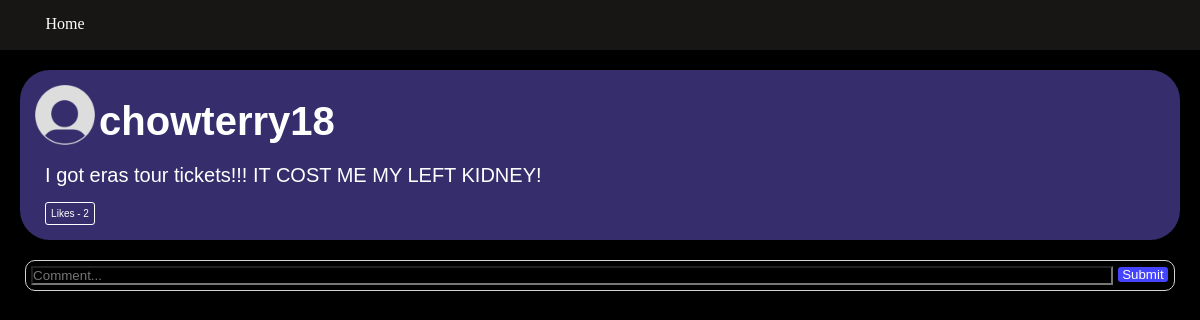
The app's page /twitter/post/4 (signed in), older data.
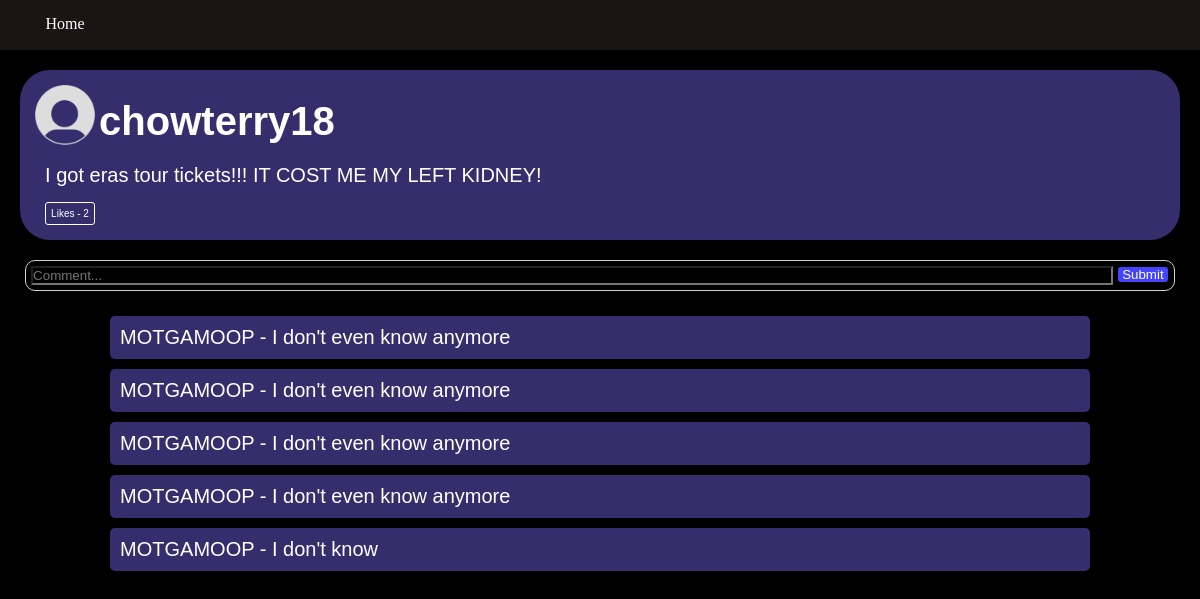
The same page, newer data.
### twitter/models.py (models this page shows)
class Comment(models.Model):
    text = models.CharField(max_length = 200)
    pub_date = models.DateTimeField("date published")
    user = models.ForeignKey(User2, on_delete=models.CASCADE)
    likes = models.IntegerField(default = 0)
    comments = models.IntegerField(default = 0)
    post = models.ForeignKey(Post, on_delete=models.CASCADE)

class User2(models.Model):
    username = models.CharField(max_length = 200)
    password = models.CharField(max_length = 200, default = "password")
    profile_picture = models.ImageField(upload_to = "media/twitter/", default = "static/twitter/default.png")
    def __str__(self):
        return self.username

### twitter/views.py (the view, shortened to what this page needs)
# urls.py: path("post/<int:pk>", views.PostView, name="post"),
def PostView(request, pk):
    tempPost = get_object_or_404(Post, pk=pk)
    user = get_object_or_404(User2, username=request.user.username)
    liked = False
    own = False
    if tempPost.likedBy.filter(username=user.username).exists():
        liked = True
    if tempPost.user.username == user.username:
        own = True
    context = {"post": tempPost, "liked": liked, "own": own}
    return render(request, 'twitter/post.html', context)

### twitter/models.py (called while the page is built)
    def getComments(self):
        return Comment.objects.filter(post = self)

### twitter/templates/twitter/post.html (shortened to what this page needs)
<!DOCTYPE html>
<html lang="en">
<head>
    {% load static %}
    <link rel = "stylesheet" href = "{% static 'twitter/css/post.css' %}">
</head>
<body>
    <div class="navbar">
        <a href = "{% url 'home' %}"><div class = "homebutton"> Home </div></a>
    </div>
    {% if post %}
        <div class="post">
            <img src = "{% static 'twitter/images/default.png' %}", width = 60px, height = 60px>
            <a href = "{% url 'profile' username=post.user %}"><h2>{{post.user}}</h2></a>
            <br>
            <span>{{post.text}}</span>
            <form action="{% url 'likepost' pk=post.pk %}" method="POST">
                {% if liked %}
                    <button type="submit" class = "poststatsliked">
                        Likes - {{post.likes}}
                    </button>
                {% else %}
                    <button type="submit" class = "poststats">
                        Likes - {{post.likes}}
                    </button>
                {% endif %}
            </form>
        </div>
        <form action = "/twitter/post/{{post.pk}}" method = "post" class = "commentsub">
            <button class = "subbutton" type="submit">Submit</button>
            <span class = "idk"><input type = "text" id = "comment" name = "comment" placeholder = "Comment..."></span>
        </form>
        {% for x in post.getComments %}
            <div class = "comment">
                <span class = "commenttext">
                    <a href = "{% url 'profile' username=x.user %}">{{x.user}}</a> - {{x.text}}
                </span>
            </div>
        {% endfor %}
    {% else %}
        <p>No Post Available</p>
    {% endif %}
</body>
</html>

Row changes from the older to the newer data that the page shows:
added Comment: user "MOTGAMOOP", text "I don't even know anymore"
added Comment: user "MOTGAMOOP", text "I don't even know anymore"
added Comment: user "MOTGAMOOP", text "I don't even know anymore"
added Comment: user "MOTGAMOOP", text "I don't even know anymore"
added Comment: user "MOTGAMOOP", text "I don't know"
